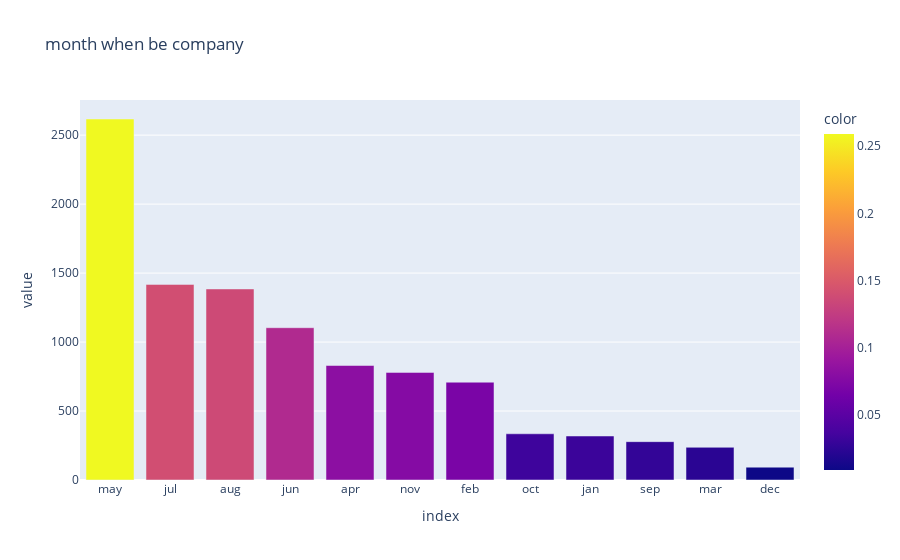
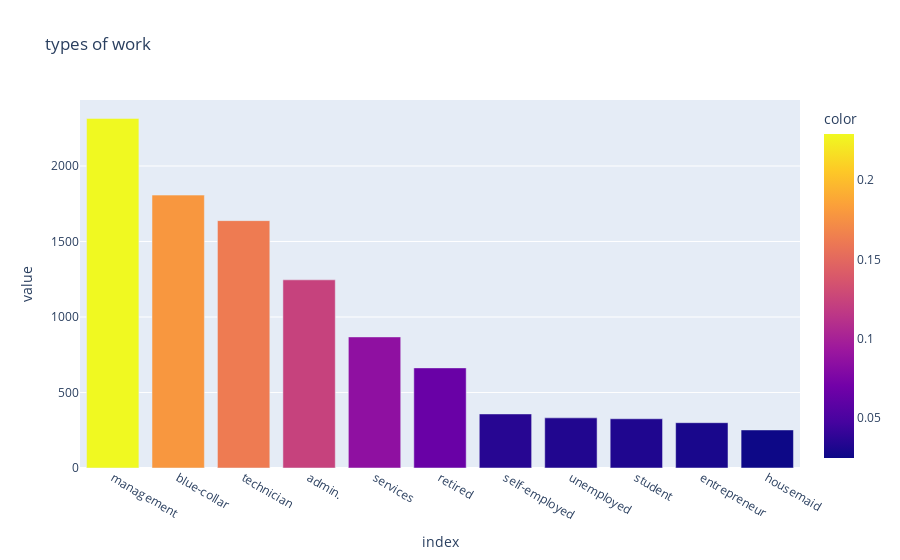

Notebook code cell kept with these figures, in order:
### Markdown cell above
### Задания 4 и 5

### Code cell
#рассчитайте описательные статистики для категориальных переменных, проинтерпретируйте результат
#ваш код
fig = px.bar(cleaned['month'].value_counts(),color=cleaned.month.value_counts(True),title= 'month when be company')
fig.show()
fig_1= px.bar(cleaned['job'].value_counts(),color=cleaned.job.value_counts(True), title= 'types of work')
fig_1.show()

### Figure 1 — Plotly figure (JSON) as saved in the notebook; plotly's stock layout.template omitted (floating-point values rounded to 4 significant figures)
{"data": [{"alignmentgroup": "True", "hovertemplate": "index=%{x}<br>value=%{y}<br>color=%{marker.color}<extra></extra>", "legendgroup": "", "marker": {"color": [0.259, 0.1403, 0.1371, 0.1093, 0.08214, 0.07719, 0.07016, 0.03315, 0.03157, 0.02751, 0.02345, 0.009203], "coloraxis": "coloraxis", "pattern": {"shape": ""}}, "name": "", "offsetgroup": "", "orientation": "v", "showlegend": false, "textposition": "auto", "type": "bar", "x": ["may", "jul", "aug", "jun", "apr", "nov", "feb", "oct", "jan", "sep", "mar", "dec"], "xaxis": "x", "y": [2617, 1418, 1385, 1104, 830, 780, 709, 335, 319, 278, 237, 93], "yaxis": "y"}], "layout": {"barmode": "relative", "coloraxis": {"colorbar": {"title": {"text": "color"}}, "colorscale": [[0, "#0d0887"], [0.1111, "#46039f"], [0.2222, "#7201a8"], [0.3333, "#9c179e"], [0.4444, "#bd3786"], [0.5556, "#d8576b"], [0.6667, "#ed7953"], [0.7778, "#fb9f3a"], [0.8889, "#fdca26"], [1, "#f0f921"]]}, "legend": {"tracegroupgap": 0}, "title": {"text": "month when be company"}, "xaxis": {"anchor": "y", "domain": [0, 1], "title": {"text": "index"}}, "yaxis": {"anchor": "x", "domain": [0, 1], "title": {"text": "value"}}}}

### Figure 2 — Plotly figure (JSON) as saved in the notebook; plotly's stock layout.template omitted (floating-point values rounded to 4 significant figures)
{"data": [{"alignmentgroup": "True", "hovertemplate": "index=%{x}<br>value=%{y}<br>color=%{marker.color}<extra></extra>", "legendgroup": "", "marker": {"color": [0.2291, 0.1788, 0.1621, 0.1233, 0.0859, 0.06561, 0.03543, 0.03286, 0.03226, 0.02969, 0.02494], "coloraxis": "coloraxis", "pattern": {"shape": ""}}, "name": "", "offsetgroup": "", "orientation": "v", "showlegend": false, "textposition": "auto", "type": "bar", "x": ["management", "blue-collar", "technician", "admin.", "services", "retired", "self-employed", "unemployed", "student", "entrepreneur", "housemaid"], "xaxis": "x", "y": [2315, 1807, 1638, 1246, 868, 663, 358, 332, 326, 300, 252], "yaxis": "y"}], "layout": {"barmode": "relative", "coloraxis": {"colorbar": {"title": {"text": "color"}}, "colorscale": [[0, "#0d0887"], [0.1111, "#46039f"], [0.2222, "#7201a8"], [0.3333, "#9c179e"], [0.4444, "#bd3786"], [0.5556, "#d8576b"], [0.6667, "#ed7953"], [0.7778, "#fb9f3a"], [0.8889, "#fdca26"], [1, "#f0f921"]]}, "legend": {"tracegroupgap": 0}, "title": {"text": "types of work"}, "xaxis": {"anchor": "y", "domain": [0, 1], "title": {"text": "index"}}, "yaxis": {"anchor": "x", "domain": [0, 1], "title": {"text": "value"}}}}
